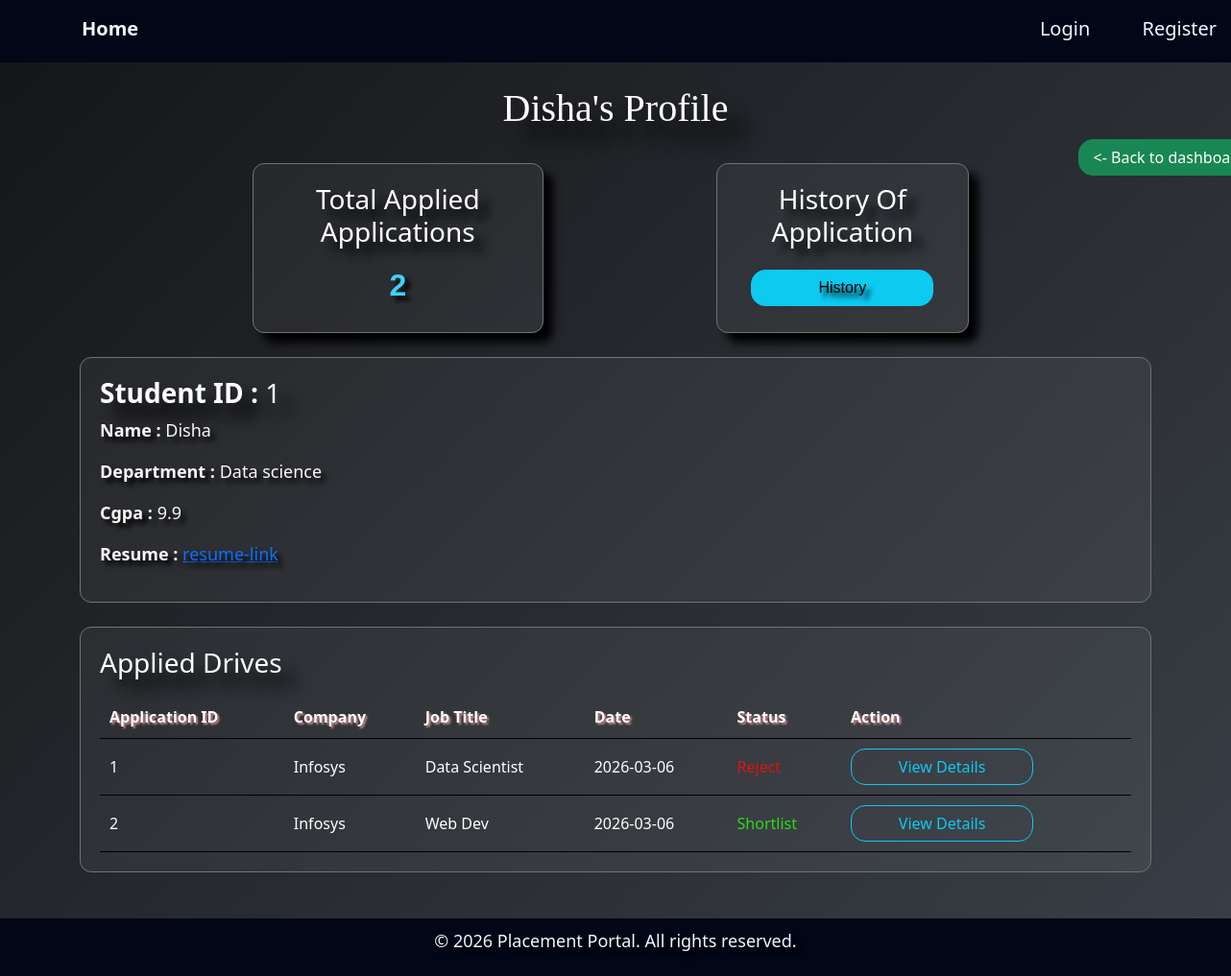
The app's page /whole_companystudent_profile/1/1 with its own data.
### application/models.py (models this page shows)
class Studentprofile(db.Model):
    id = db.Column(db.Integer, primary_key=True)
    user_id = db.Column(db.Integer, db.ForeignKey('user.id'), unique=True, nullable=False)
    student_name = db.Column(db.String(50), nullable=False)
    department = db.Column(db.String(150), nullable=False)
    cgpa = db.Column(db.Float, nullable=False)
    resume = db.Column(db.String(500))
    user = db.relationship('User', back_populates='student_profile')
    applications = db.relationship('Application', back_populates='student',cascade="all, delete")

class Application(db.Model):
    id = db.Column(db.Integer, primary_key=True)
    student_id = db.Column(db.Integer, db.ForeignKey('studentprofile.id'), nullable=False)
    drive_id = db.Column(db.Integer, db.ForeignKey('placementdrive.id'), nullable=False)
    application_date = db.Column(db.DateTime, default=datetime.utcnow)
    status = db.Column(db.String(50), default='Applied')  #Applied/Shortlist/ Selectad/Reject
    student = db.relationship('Studentprofile', back_populates='applications')
    drive = db.relationship('Placementdrive', back_populates='applications')

class Companyprofile(db.Model):
    id = db.Column(db.Integer, primary_key=True)
    user_id = db.Column(db.Integer, db.ForeignKey('user.id'), unique=True, nullable=False)
    company_name = db.Column(db.String(150), nullable=False)
    hr_contact = db.Column(db.String(150), nullable=False)
    website = db.Column(db.String(150), nullable=False)
    location = db.Column(db.String(150), nullable=False)
    user = db.relationship('User', back_populates='company_profile')
    drives = db.relationship('Placementdrive', back_populates='company',cascade="all, delete")

class Placementdrive(db.Model):
    id = db.Column(db.Integer, primary_key=True)
    company_id = db.Column(db.Integer, db.ForeignKey('companyprofile.id'), nullable=False)
    job_title = db.Column(db.String(150), nullable=False)
    job_description = db.Column(db.Text(500), nullable=False)
    salary= db.Column(db.String(50), nullable=False)
    is_approved = db.Column(db.Boolean, default=False)
    is_closed = db.Column(db.Boolean, default=False)
    company = db.relationship('Companyprofile', back_populates='drives')
    applications = db.relationship('Application', back_populates='drive',cascade="all, delete")

### application/controllers.py (the view)
@app.route('/whole_companystudent_profile/<int:student_id>/<int:company_id>')
def whole_companystudent_profile(student_id, company_id):
   student = Studentprofile.query.get(student_id)
   if student is None:
      abort(404)
   apps = Application.query.join(Placementdrive).filter(
      Application.student_id==student.id,
      Placementdrive.company_id== company_id
   ).all()
   apps_count = Application.query.join(Placementdrive).filter(
      Application.student_id==student.id,
      Placementdrive.company_id == company_id
   ).count()
   return render_template('whole_companystudent_profile.html',
                           student=student,
                           company_id=company_id,
                           apps=apps,
                           apps_count=apps_count)

### templates/whole_companystudent_profile.html (shortened to what this page needs)
{% extends "base.html" %}
{% block content %}
  <div class="container">
<h1>{{student.student_name}}'s Profile</h1>
  <div style="display:flex;">
    <div class="s-card">
      <h3>Total Applied Applications</h3>
      <p>{{ apps_count }}</p>
</div>
<div class="s-card">
  <h3>History Of Application</h3>
  <p>
   {% if apps %}
   <a href="{{url_for('company_stu_history', student_id=student.id, company_id=apps[0].drive.company_id)}}" class="btn btn-info">History</a>
   {% endif %}</p>
</div>
<div>
    <div style="margin-left: 60% ;"><a href="{{url_for('companydash')}}" class="btn btn-success"><- Back to dashboard</a></div>
</div>
  </div>
   <div class="card">
   {% if student and student.student_name %}
   <h3><b>Student ID : </b> {{ student.id }}</h3>
       <p><b>Name : </b> {{ student.student_name }}</p>
        <p><b>Department : </b> {{ student.department }}</p>
        <p><b>Cgpa : </b> {{ student.cgpa }}</p>
        <p><b>Resume : </b><a href="{{ student.resume }}" target="_blank">resume-link</a></p>
    {% else %}
        <p style="font-style: italic; font-weight: bold; color: brown;">Profile Incomplete</p>
    {% endif %}
   </div>
   <div class="card">
    <h3>Applied Drives</h3>
      <table>
  <thead>
    <tr>
      <th>Application ID</th>
      <th>Company</th>
      <th>Job Title</th>
      <th>Date</th>
      <th>Status</th>
      <th>Action</th>
    </tr>
  </thead>
  <tbody>
    {% if apps %}
      {% for app in apps %}
    <tr>
      <td>{{app.id}}</td>
      <td>{{ app.drive.company.company_name}}</td>
      <td>{{app.drive.job_title}}</td>
      <td>{{app.application_date.date()}}</td>
      <td>
        {% if app.status == "Applied" %}
            <span style="color: rgb(232, 223, 124);">{{app.status}}</span>
        {% elif app.status == "Reject"%}
            <span style="color: rgb(220, 20, 20);">{{app.status}}</span>
        {% else %}
          <span style="color: rgb(43, 220, 20);">{{app.status}}</span>
        {% endif %}
        </td>
      <td><a href="{{url_for('company_indirectview_student', app_id=app.id, company_id=app.drive.company_id)}}" class="btn btn-outline-info">View Details</a></td>
    </tr>
    {% endfor %}
    {% else %}
    <tr>
       <td style="color:#1461ce;">Not applied yet.</td>
    </tr>
  {% endif %}
  </tbody>
</table>
   </div>
</div>
{% endblock %}

### static/style.css (style rules this page uses)
* { box-sizing: border-box; margin: 0; font-family: Playfair Display, 10px; }

### templates/base.html (style rules this page uses)
body { background: linear-gradient(135deg, #232428, #3a3f47); color: #fcfcfc; }

### templates/whole_companystudent_profile.html (style rules this page uses)
body { margin: 0; background: linear-gradient(135deg, #141517, #3a3f47); color: #e2e8f0; }
.container { width: 95%; margin: auto; }
.card { background:rgba(255,255,255,0.05); color: #f9f6f6; border: 1px solid #737373; border-radius: 12px; padding: 20px; margin-top: 25px; }
h1 { text-align: center; color: #fffcfc; text-shadow: 20px 20px 20px#000102 ; font-family: Georgia, 'Times New Roman', Times, serif; }
h3 { color: #ffffff; text-shadow: 15px 15px 15px #000000; }
table { width: 100%; margin-top: 10px; }
th,td { padding: 10px; text-align: left; text-transform: capitalize; border-bottom: 1px solid #000000; color:#feffff }
th { color: #ffffff; text-shadow: 2px 2px 2px #c18585; }
.btn { width: 190px; border-radius: 15px; }
.s-card { background:rgba(255,255,255,0.05); border: 1px solid #737373; border-radius: 12px; padding: 20px; margin-top: 25px; margin-left: 180px; text-align: center; color: #f9f6f6; box-shadow: 10px 10px 10px#000102; }
.s-card h3 { text-shadow: 10px 10px 10px #000000; }
.s-card p { text-shadow: 5px 5px 5px #000000; margin-top: 15px; margin-bottom: 5px; color: #3ed0f8; font-size:xx-large; font-weight: bold; font-family: 'Trebuchet MS', 'Lucida Sans Unicode', 'Lucida Grande', 'Lucida Sans', Arial, sans-serif; }
p { text-shadow: 5px 5px 5px #000000; font-size: large; }

### records on screen
Studentprofile: student_name "Disha", id "1", department "Data science", cgpa "9.9"
Application: id "1", drive.company.company_name "Infosys", drive.job_title "Data Scientist", application_date "2026-03-06", status "Reject"
Application: id "2", drive.company.company_name "Infosys", drive.job_title "Web Dev", application_date "2026-03-06", status "Shortlist"

### other values on screen
{{ apps_count }} "2"
